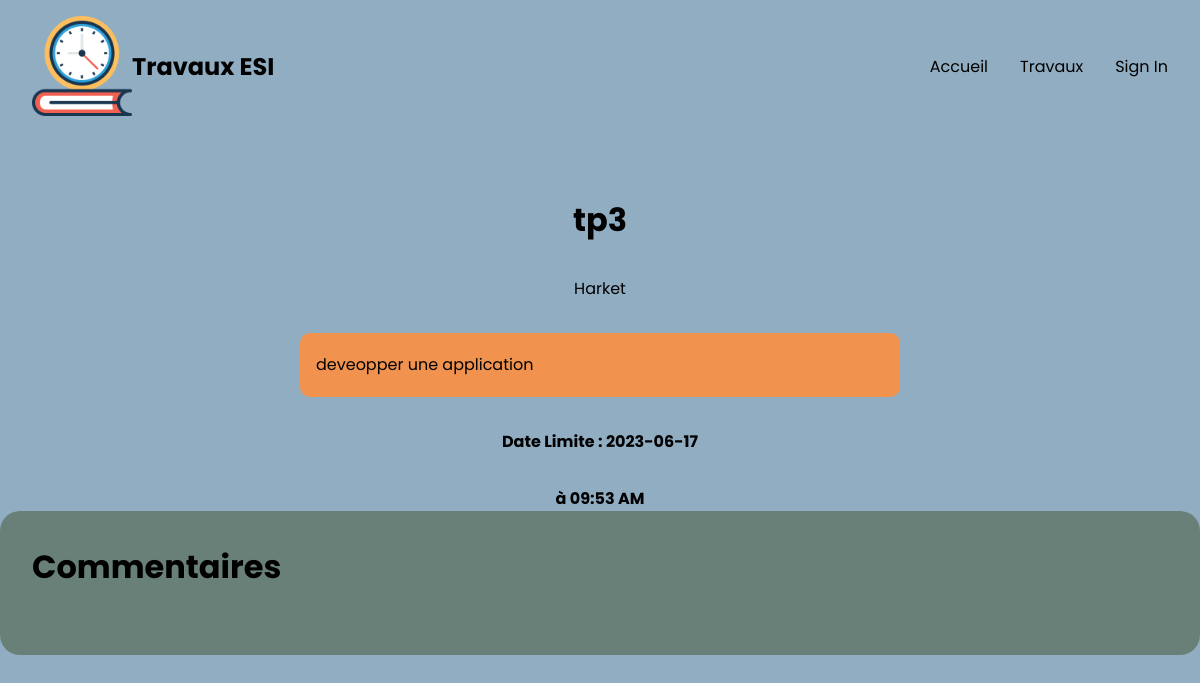
Screenshot of /details/3 with the database file from the repository.
### app/models.py (models this page shows, shortened)
class Travail(models.Model):
    titre = models.CharField(max_length=200)
    description = models.TextField(blank=True,null=True)
    date_limite = models.DateTimeField()
    classe = models.ForeignKey(Classe,on_delete=models.CASCADE)
    enseignant = models.ForeignKey(Enseignant,on_delete=models.CASCADE)
    fichier = models.FileField(upload_to='fichiersens/', blank=True, null=True)

class Enseignant(models.Model):
    user = models.OneToOneField(User,on_delete=models.CASCADE)
    classe = models.ManyToManyField(Classe,related_name='enseignants')

### app/views.py (the view)
# urls.py: path('details/<int:pk>',travail_details,name="travail_details" ),
def travail_details(request, pk):
    tr = Travail.objects.get(pk=pk)
    cmnts = Commentaire.objects.filter(travail=tr)
    if request.method == 'POST':
        gt = request.POST.get('desc')
        if gt  != "" :
            cmt = Commentaire.objects.create(travail=tr,auteur=request.user,contenu=gt)
            cmt.save()
            return redirect("app:travail_details", tr.pk)
    return render(request,'all/details.html', {"tr":tr,'cmnts': cmnts})

### templates/all/details.html (shortened to what this page needs)
{% extends 'base.html' %}
{% load static %}
{% block content %}
    <div class="home-second">
                        <h1>{{tr.titre}}</h1>
                        <p>{{tr.enseignant.user.username|capfirst}}</p>
                        <p style="width: 50%; text-align: justify; line-height: 2rem; background-color: rgb(241, 147, 79); padding: 1rem; border-radius: 10px;">{{tr.description}}</p>
                        <p style="font-weight: bold;">Date Limite : {{tr.date_limite|date:'Y-m-d'}}</p>
                        <p style="font-weight: bold;">à {{tr.date_limite|time:'h:i A' }}</p>
     </div>
    <div class="second-part" style="padding: 2rem; width: 100%; background-color: rgb(105, 128, 120);border-radius: 20px;">
     <h1 style="margin-bottom: 2rem;">Commentaires</h1>
    </div>
{% endblock content %}

### static/css/style.css (style rules this page uses)
* { margin:0; padding: 0; box-sizing: border-box; }
body { font-family: 'Cairo', sans-serif; font-family: 'Montserrat', sans-serif; font-family: 'Poppins', sans-serif; color: #000; background-color: #91ADC2; min-height: 100vh; position: relative; }
.home-second { display: flex; flex-direction: column; align-items: center; gap: 2rem; padding-top: 5rem; }

### rows the page displays
Travail: titre "tp3", enseignant.user.username "Harket", description "deveopper une application", date_limite "2023-06-17", date_limite "09:53 AM"
